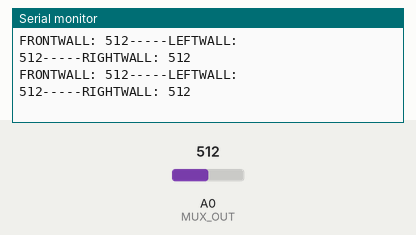
This sketch was run on a simulated Arduino Uno, built with avr-gcc and run on an emulated ATmega328P. Shown: the last lines printed to the serial monitor. Inputs (shaded band) come from the test bench; at power-on: A0 (MUX_OUT) = 512.

Above: at 4.2 s.
4.3 s: A0 (MUX_OUT) set to 991
At 4.7 s:
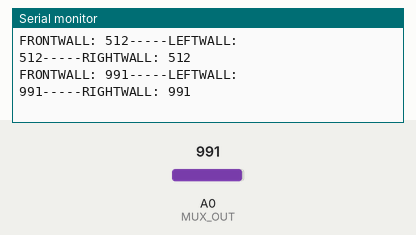
7.3 s: A0 (MUX_OUT) set to 1018
At 7.53 s:
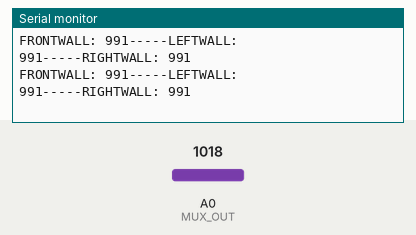
Timing chart, 0 to 9.8 s (numbered marks = the images above; inputs shaded):
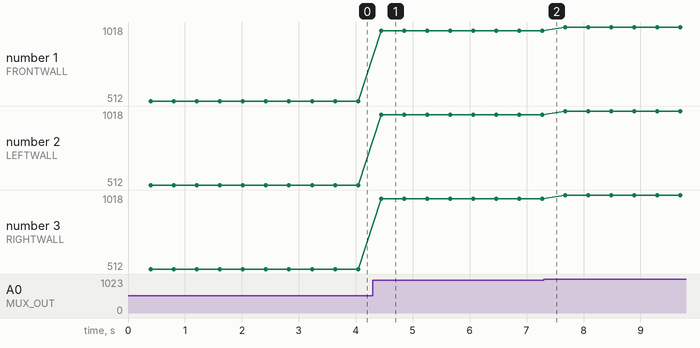

The sketch:

test_wall_sensor.ino
```cpp
#include "mux.h"
long LEFTWALL,FRONTWALL,RIGHTWALL;

void setup(){
    mux_init();
    Serial.begin(9600);
}

void loop(){
    delay(400);

    set_mux_select(2);
    FRONTWALL = analogRead(MUX_OUT);
    Serial.print(F("FRONTWALL: "));
    Serial.print(FRONTWALL);
    set_mux_select(3);
    LEFTWALL = analogRead(MUX_OUT);
    Serial.print(F("-----LEFTWALL: "));
    Serial.print(LEFTWALL);
    set_mux_select(4);
    RIGHTWALL = analogRead(MUX_OUT);
    Serial.print(F("-----RIGHTWALL: "));
    Serial.println(RIGHTWALL);
}
```

mux.h
```cpp
#define MUX_OUT A0
#define MUX_0 A1
#define MUX_1 A2
#define MUX_2 A3


void set_mux_select(byte device)
{
  switch(device) {

    case 0: // MICROPHONE
      digitalWrite(MUX_0,LOW);
      digitalWrite(MUX_1,LOW);
      digitalWrite(MUX_2,LOW);
      //Serial.println("Set mux: microphone");
      break;

    case 1: // IR SENSOR
      digitalWrite(MUX_0,HIGH);
      digitalWrite(MUX_1,LOW);
      digitalWrite(MUX_2,LOW);
      //Serial.println("Set mux: IR sensor");
      break;

    case 2: // WALL SENSOR FRONT
      digitalWrite(MUX_0,LOW);
      digitalWrite(MUX_1,HIGH);
      digitalWrite(MUX_2,LOW);
      //Serial.println("Set mux: front wall sensor");
      break;

    case 3: // WALL SENSOR LEFT
      digitalWrite(MUX_0,HIGH);
      digitalWrite(MUX_1,HIGH);
      digitalWrite(MUX_2,LOW);
      //Serial.println("Set mux: left wall sensor");
      break;

    case 4: // WALL SENSOR RIGHT
      digitalWrite(MUX_0,LOW);
      digitalWrite(MUX_1,LOW);
      digitalWrite(MUX_2,HIGH);
      //Serial.println("Set mux: right wall sensor");
      break;

    default:
      Serial.println(F("Mux not set"));
      break;
  }
  delay(1); //1 to be safe? (0.5 = 500ns)
}


void mux_init() {
    pinMode(MUX_0, OUTPUT);
    pinMode(MUX_1, OUTPUT);
    pinMode(MUX_2, OUTPUT);
    set_mux_select(0);
}
```

Measured:
- after the input at 4.3 s, the serial monitor: prints a new line after 0.14 s (image 1)
- plotted number 1: 512 → 991 after the input at 4.3 s, 991 → 1018 after the input at 7.3 s
- plotted number 2: 512 → 991 after the input at 4.3 s, 991 → 1018 after the input at 7.3 s
- plotted number 3: 512 → 991 after the input at 4.3 s, 991 → 1018 after the input at 7.3 s
